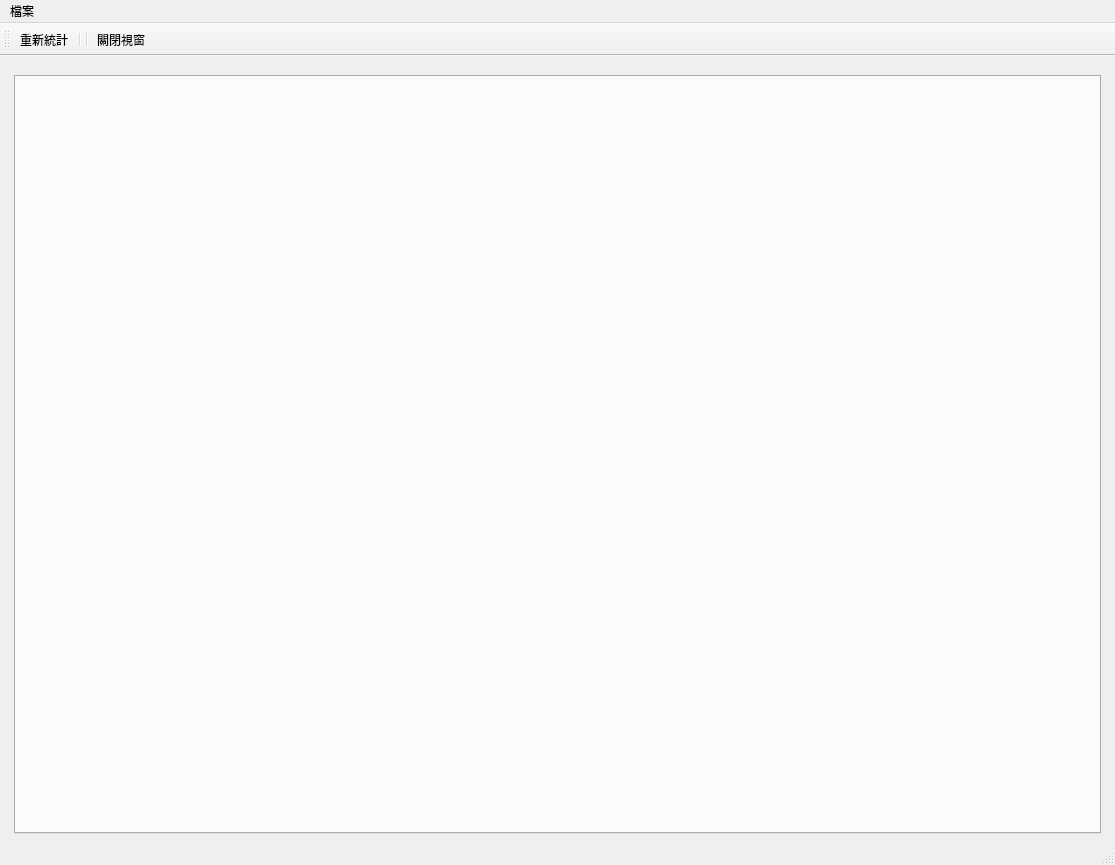
<?xml version="1.0" encoding="UTF-8"?>
<ui version="4.0">
 <class>WindowStatisticsBranchProject</class>
 <widget class="QMainWindow" name="WindowStatisticsBranchProject">
  <property name="geometry">
   <rect>
    <x>0</x>
    <y>0</y>
    <width>1115</width>
    <height>865</height>
   </rect>
  </property>
  <property name="windowTitle">
   <string>分院專案統計</string>
  </property>
  <widget class="QWidget" name="centralwidget">
   <layout class="QHBoxLayout" name="horizontalLayout">
    <item>
     <layout class="QVBoxLayout" name="verticalLayout">
      <property name="leftMargin">
       <number>5</number>
      </property>
      <property name="topMargin">
       <number>10</number>
      </property>
      <property name="rightMargin">
       <number>5</number>
      </property>
      <item>
       <widget class="QTabWidget" name="tabWidget_statistics"/>
      </item>
     </layout>
    </item>
   </layout>
  </widget>
  <widget class="QToolBar" name="toolBar">
   <property name="windowTitle">
    <string>toolBar</string>
   </property>
   <property name="toolButtonStyle">
    <enum>Qt::ToolButtonTextUnderIcon</enum>
   </property>
   <attribute name="toolBarArea">
    <enum>TopToolBarArea</enum>
   </attribute>
   <attribute name="toolBarBreak">
    <bool>false</bool>
   </attribute>
   <addaction name="action_open_dialog"/>
   <addaction name="separator"/>
   <addaction name="separator"/>
   <addaction name="action_close"/>
  </widget>
  <widget class="QMenuBar" name="menubar">
   <property name="geometry">
    <rect>
     <x>0</x>
     <y>0</y>
     <width>1115</width>
     <height>28</height>
    </rect>
   </property>
   <widget class="QMenu" name="menu">
    <property name="title">
     <string>檔案</string>
    </property>
   </widget>
   <addaction name="menu"/>
  </widget>
  <widget class="QStatusBar" name="statusbar"/>
  <action name="action_open_dialog">
   <property name="icon">
    <iconset>
     <normaloff>../icons/reload.svg</normaloff>../icons/reload.svg</iconset>
   </property>
   <property name="text">
    <string>重新統計</string>
   </property>
  </action>
  <action name="action_close">
   <property name="icon">
    <iconset>
     <normaloff>../icons/application-exit.svg</normaloff>../icons/application-exit.svg</iconset>
   </property>
   <property name="text">
    <string>關閉視窗</string>
   </property>
  </action>
 </widget>
 <resources/>
 <connections/>
</ui>
